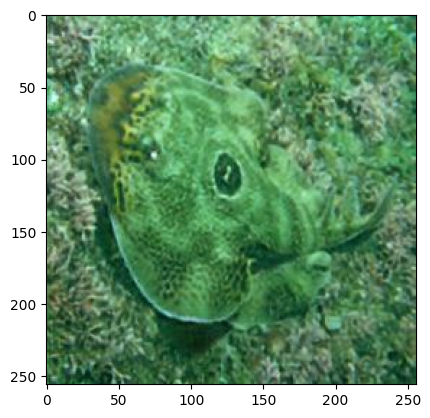
%> input picture images/raw/test1.png, 430 x 418 px; its folder holds only this picture in this run
$ octave example.m   (GNU Octave 9; MATLAB toolbox functions it lacks are replaced by stand-ins)
%> lines starting %> are read from the running program, lines starting %| are printed output that depends on the picture
### code/metrics/CCF/CCF.m
function [quality] = CCF(im)

%-------------CCF_colorfulness -----------------
    imColor = double(im);

    R = imColor(:,:,1);
    G = imColor(:,:,2);
    B = imColor(:,:,3);

    RR = log(R+0.00001) - mean2(log(R+0.00001));
    GG = log(G+0.00001) - mean2(log(G+0.00001));
    BB = log(B+0.00001) - mean2(log(B+0.00001));

    alpha = RR-GG;
    beta = 0.5*(RR+GG)-BB;
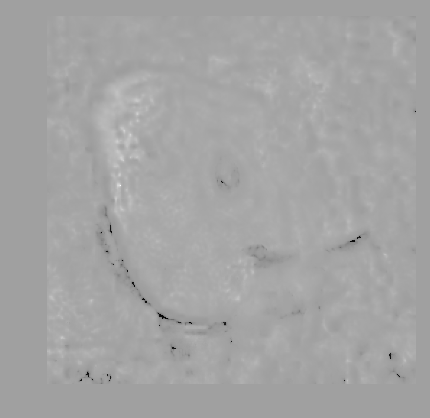
%> beta: size 418x430 double; min -4.86, max 2.66, mean 2e-13; drawn with min black and max white

    mu_alpha=mean(mean(alpha));
%> mu_alpha = -6.56e-13
    mu_beta=mean(mean(beta));
%> mu_beta = 2e-13
    var_alpha=var(var(alpha));
%> var_alpha = 0.0396
    var_beta=var(var(beta));
%> var_beta = 0.00208

    CCF_colorfulness=1000*((sqrt(var_alpha+var_beta)+0.3*sqrt(mu_alpha*mu_alpha+mu_beta*mu_beta))/85.59);
%> CCF_colorfulness = 2.39

%-------------CCF_contrast----------------------

    im1=rgb2gray(im);
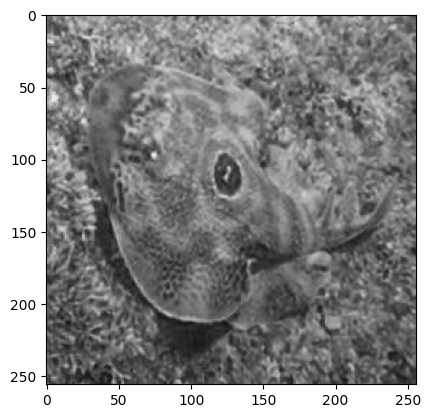
%> im1: size 418x430 double; min 0, max 1, mean 0.561
    CCF_contrast = CCFcontrast(im1);

%-------------CCF_FADE--------------------------

    CCF_FADE = FADE(im);

%------------ normalization ------------------

    CCF_colorfulness=mapminmax(CCF_colorfulness,1,10);
    CCF_contrast=mapminmax(CCF_contrast,1,10);
    CCF_FADE=10-mapminmax(CCF_FADE,1,10);

% ------------calculate image quality with coefficients---------------------

    c=[0.17593 0.61759 0.33988 ];
    quality = c(1)*(CCF_colorfulness) + c(2)*(CCF_contrast) + c(3)*(CCF_FADE)

end

### code/metrics/CCF/CCFcontrast.m

function [metric] = CCFcontrast(A)
T = 0.002;
A = double(A);
[m,n] = size(A);
%> m = 418; n = 430
rb = 64;
rc = 64;
count = 1;


for i=1:floor(m/rb)

    for j=1:floor(n/rc)

        row = rb*(i-1)+1:rb*i;
        col = rc*(j-1)+1:rc*j;
        A_temp = A(row,col);
        % check if block to be processed

        decision = get_edgeblocks_mod(A_temp,T);

        if (decision==1)
           contrast_JNB(count) = blkproc(A_temp,[rb rc],@get_contrast_block);%改为RMS计算方法
           count = count + 1;
        end

    end
end
%> after the loop, contrast_JNB = 36 values, max 0.324 at index 31, min 0.0775 at index 21, mean 0.153; count = 37

blockrow = floor(m/rb);
%> blockrow = 6
blockcol = floor(n/rc);
%> blockcol = 6
L = blockrow*blockcol;
%> L = 36
metric = (sum(contrast_JNB))/L;
%> metric = 0.153


%
% [10 lines left out: function get_edgeblocks_mod, not called in this run]

%
% [4 lines left out: function get_contrast_block, not called in this run]

### code/metrics/CCF/FADE.m
function [D, D_map] = FADE(I)
    % Input: a test image, I
    % Output: perceptual fog density D and fog density map D_map
    % Detail explanation:
    % L. K. Choi, J. You, and A. C. Bovik, "Referenceless Prediction of Perceptual Fog Density and Perceptual Image Defogging",
    % IEEE Transactions on Image Processing, to appear (2015).

    %% Basic setup
            ps                      = 8;                                            % patch size 8 x 8 pixels
        % Size of a test image for checking possilbe distinct patches
            [row ,col ,dim]           = size(I);
%> row = 418; col = 430; dim = 3
            patch_row_num           = floor(row/ps);
%> patch_row_num = 52
            patch_col_num           = floor(col/ps);
%> patch_col_num = 53
            I                       = I(1:patch_row_num*ps,1:patch_col_num*ps,1:3);
            [row, col ,dim]           = size(I);
%> row = 416; col = 424
            patch_row_num           = floor(row/ps);
            patch_col_num           = floor(col/ps);
            I                       = I(1:patch_row_num*ps,1:patch_col_num*ps,1:3);
        % RGB and gray channel
            R                       = double(I(:,:,1));                             % Red
%> R: size 416x424 double
            G                       = double(I(:,:,2));                             % Green
%> G: size 416x424 double
            B                       = double(I(:,:,3));                             % Blue
%> B: size 416x424 double
            Ig                      = double(rgb2gray(I));                          % Gray
        % Dark channel prior image: Id, pixel-wise, scaled to [0 1]
            Irn                     = R./255;
            Ign                     = G./255;
            Ibn                     = B./255;
            Id                      = min(min(Irn,Ign),Ibn);
        % HSV color space: saturation image: Is
            I_hsv                   = rgb2hsv(I);
%> I_hsv: size 416x424x3 double; mean H, S, V 0.273, 0.336, 0.616
            Is                      = I_hsv(:,:,2);
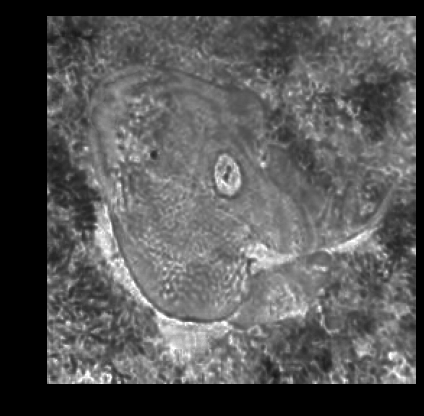
%> Is: size 416x424 double; min 0, max 1, mean 0.336
        % MSCN
            MSCN_window             = fspecial('gaussian',7,7/6);
            MSCN_window             = MSCN_window/sum(sum(MSCN_window));
            warning('off');
            mu                      = imfilter(Ig,MSCN_window,'replicate');
            mu_sq                   = mu.*mu;
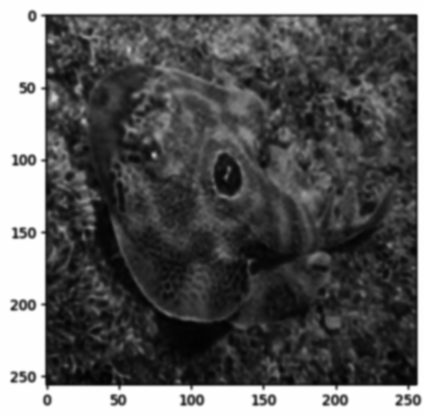
%> mu_sq: size 416x424 double; min 0.00879, max 1, mean 0.368
            sigma                   = sqrt(abs(imfilter(Ig.*Ig,MSCN_window,'replicate') - mu_sq));
            MSCN                    = (Ig-mu)./(sigma+1);
            cv                      = sigma./mu;
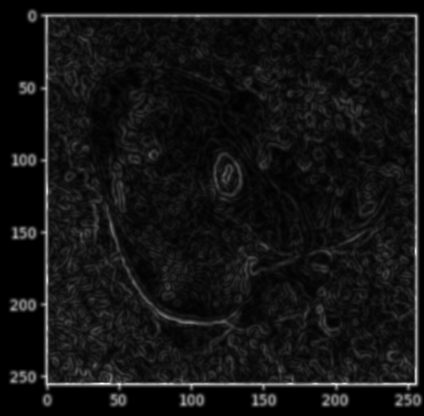
%> cv: size 416x424 double; min 1.49e-08, max 1.48, mean 0.116; drawn with min black and max white
        % rg and by channel
            rg                      = R-G;
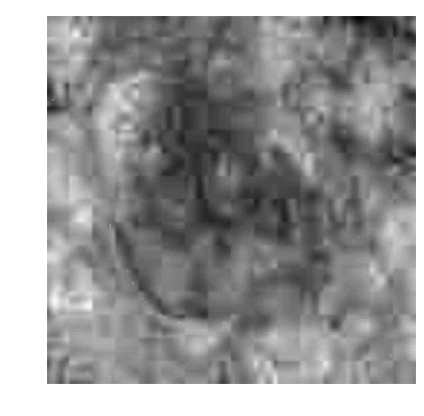
%> rg: size 416x424 double; min -0.4, max 0, mean -0.159; drawn with min black and max white
            by                      = 0.5*(R+G)-B;
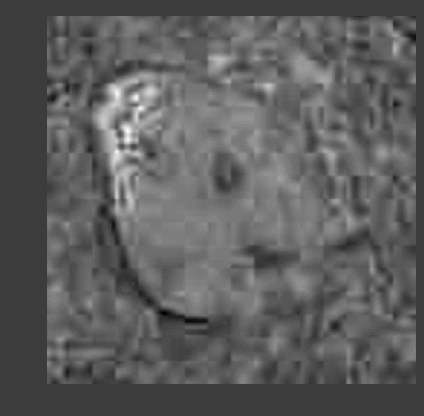
%> by: size 416x424 double; min -0.108, max 0.345, mean 0.0586; drawn with min black and max white

    %% Fog aware statistical feature extraction
        % f1
            MSCN_var                = reshape(var(im2col(MSCN, [ps ps], 'distinct')),[row col]/ps);
        % f2,f3
            MSCN_V_pair_col         = im2col((MSCN.*circshift(MSCN,[1 0])),[ps ps], 'distinct'); %vertical
            MSCN_V_pair_col_temp1   = MSCN_V_pair_col; MSCN_V_pair_col_temp1(MSCN_V_pair_col_temp1>0)=NaN;
            MSCN_V_pair_col_temp2   = MSCN_V_pair_col; MSCN_V_pair_col_temp2(MSCN_V_pair_col_temp2<0)=NaN;
            MSCN_V_pair_L_var       = reshape(var(MSCN_V_pair_col_temp1),[row col]/ps);
%> MSCN_V_pair_L_var: size 52x53 double; every value is NaN or infinite
            MSCN_V_pair_R_var       = reshape(var(MSCN_V_pair_col_temp2),[row col]/ps);
        % f4
            Mean_sigma              = reshape(mean(im2col(sigma, [ps ps], 'distinct')),[row col]/ps);
        % f5
            Mean_cv                 = reshape(mean(im2col(cv, [ps ps], 'distinct')),[row col]/ps);
        % f6, f7, f8
%> the run ends on the next line
            [CE_gray CE_by CE_rg]   = CE(I);
            Mean_CE_gray            = reshape(mean(im2col(CE_gray, [ps ps], 'distinct')),[row col]/ps);
            Mean_CE_by              = reshape(mean(im2col(CE_by, [ps ps], 'distinct')),[row col]/ps);
            Mean_CE_rg              = reshape(mean(im2col(CE_rg, [ps ps], 'distinct')),[row col]/ps);
        % f9
            IE_temp                 = num2cell(im2col(uint8(Ig), [ps ps], 'distinct'),1);
            IE                      = reshape(cellfun(@entropy,IE_temp),[row col]/ps);
        % f10
            Mean_Id                 = reshape(mean(im2col(Id, [ps ps], 'distinct')),[row col]/ps);
        % f11
            Mean_Is                 = reshape(mean(im2col(Is, [ps ps], 'distinct')),[row col]/ps);
        % f12
            CF                      = reshape(sqrt(std(im2col(rg, [ps ps], 'distinct')).^2 + std(im2col(by, [ps ps], 'distinct')).^2) + 0.3* sqrt(mean(im2col(rg, [ps ps], 'distinct')).^2 + mean(im2col(by, [ps ps], 'distinct')).^2),[row col]/ps);
        feat                        = [MSCN_var(:) MSCN_V_pair_R_var(:) MSCN_V_pair_L_var(:) Mean_sigma(:) Mean_cv(:) Mean_CE_gray(:) Mean_CE_by(:) Mean_CE_rg(:) IE(:) Mean_Id(:) Mean_Is(:) CF(:)];
        feat                        = log(1 + feat);

    %% MVG model distance
        %Df (foggy level distance) for each patch
        % load natural fogfree image features (mu, cov)
            load('natural_fogfree_image_features_ps8.mat');
        % test param for each patch
            mu_fog_param_patch      = feat;
            cov_fog_param_patch     = transpose(var(transpose(feat)));
        % Distance calculation - includes intermediate steps
            feature_size            = size(feat,2);
            mu_matrix               = repmat(mu_fogfreeparam, [size(feat,1),1]) - mu_fog_param_patch;
            cov_temp1               = [];
            cov_temp1(cumsum(feature_size.*ones(1,length(cov_fog_param_patch))))=1;
            cov_temp2               = cov_fog_param_patch(cumsum(cov_temp1)-cov_temp1+1,:);
            cov_temp3               = repmat(cov_temp2, [1,feature_size]);
            cov_temp4               = repmat(cov_fogfreeparam,[length(cov_fog_param_patch),1]);
            cov_matrix              = (cov_temp3 + cov_temp4)/2;
        % cell computation
            mu_cell                 = num2cell(mu_matrix,2);
            cov_cell                = mat2cell(cov_matrix, feature_size*ones(1, size(mu_matrix,1)),feature_size);
            mu_transpose_cell       = num2cell(mu_matrix',1);
        % foggy level computation
            distance_patch          = sqrt(cell2mat(cellfun(@mtimes,cellfun(@mrdivide,mu_cell,cov_cell, 'UniformOutput',0),mu_transpose_cell', 'UniformOutput',0)));
            Df                      = mean(distance_patch);   % Mean_distance_patch
            Df_map                  = reshape(distance_patch,[row,col]/ps);
            clear mu_matrix cov_matrix mu_cell cov_cell mu_transpose_cell distance_patch

        %Dff
        % load natural foggy image features (mu, cov)
            load('natural_foggy_image_features_ps8.mat');
        % calculation of distance - includes intermediate steps
            mu_matrix               = repmat(mu_foggyparam,  [size(feat,1),1]) - mu_fog_param_patch;
            cov_temp5               = repmat(cov_foggyparam,[length(cov_fog_param_patch),1]);
            cov_matrix              = (cov_temp3 + cov_temp5)/2;
        % cell computation
            mu_cell                 = num2cell(mu_matrix,2);
            cov_cell                = mat2cell(cov_matrix, feature_size*ones(1, size(mu_matrix,1)),feature_size);
            mu_transpose_cell       = num2cell(mu_matrix',1);
        % fog-free level computation
            distance_patch          = sqrt(cell2mat(cellfun(@mtimes,cellfun(@mrdivide,mu_cell,cov_cell, 'UniformOutput',0),mu_transpose_cell', 'UniformOutput',0)));
            Dff                     = mean(distance_patch);   % Mean_distance_patch
            Dff_map                 = reshape(distance_patch,[row,col]/ps);
            clear mu_matrix cov_matrix mu_cell cov_cell mu_transpose_cell
    %% Perceptual fog density and density map
        D                           = Df/(Dff+1);
        D_map                       = Df_map./(Dff_map+1);
end

### code/metrics/CCF/example.m
folder=dir("D:\MSc Books\Sem 4\Project\underwater_image_enhancement\images\raw");
files={folder.name};
files=files(3:end);
for file=files
    im = im2double(imread(strcat("D:\MSc Books\Sem 4\Project\underwater_image_enhancement\images\raw\",file)));
    quality = CCF(im);

$ run again, on images/raw/test13.png
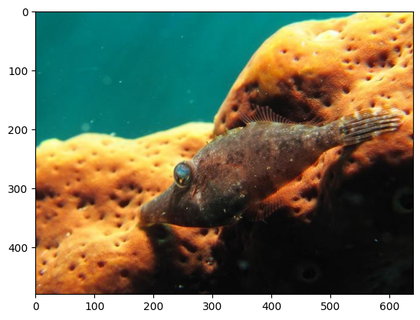
%> input picture images/raw/test13.png, 420 x 320 px, shrunk from 548 x 418 before the run
%> mu_alpha = -8.59e-13
%> mu_beta = -3.48e-13
%> var_alpha = 43.52
%> var_beta = 4
%> CCF_colorfulness = 80.54
%> in CCF, `im1=rgb2gray(im);`:
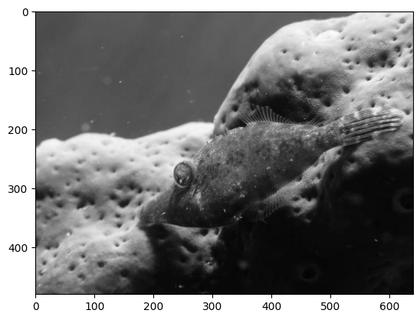
%> im1: size 320x420 double; min 0, max 1, mean 0.48
%> after the loop in CCFcontrast, `for i=1:floor(m/rb)`: contrast_JNB = 30 values, max 0.46 at index 29, min 0.0151 at index 24, mean 0.233; count = 31
%> metric = 0.233
%> I_hsv: size 320x416x3 double; mean H, S, V 0.156, 0.472, 0.577
%> in FADE, `by                      = 0.5*(R+G)-B;`:
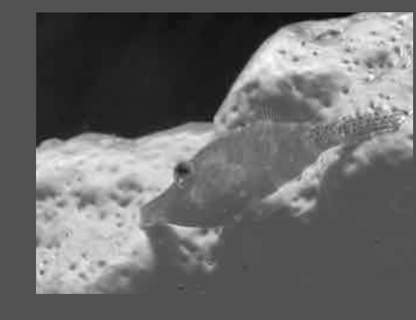
%> by: size 320x416 double; min -0.343, max 0.712, mean 0.0948; drawn with min black and max white
%> MSCN_V_pair_L_var: size 40x52 double; every value is NaN or infinite

$ run again, on images/raw/test14.png
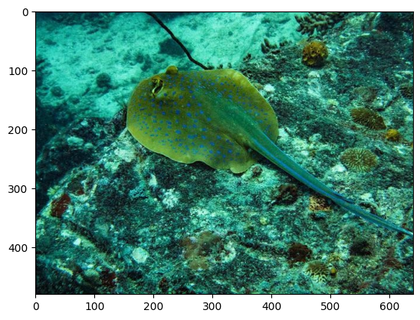
%> input picture images/raw/test14.png, 420 x 320 px, shrunk from 548 x 418 before the run
%> mu_alpha = -7.17e-13
%> mu_beta = -5.14e-13
%> var_alpha = 1.42
%> var_beta = 0.123
%> CCF_colorfulness = 14.5
%> in CCF, `im1=rgb2gray(im);`:
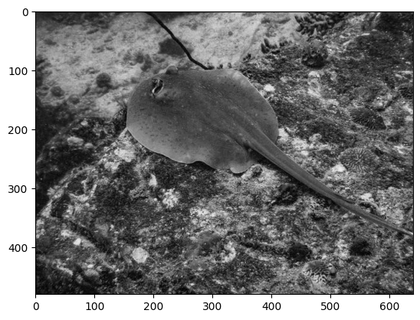
%> im1: size 320x420 double; min 0, max 1, mean 0.477
%> after the loop in CCFcontrast, `for i=1:floor(m/rb)`: contrast_JNB = 30 values, max 0.414 at index 13, min 0.106 at index 10, mean 0.238; count = 31
%> metric = 0.238
%> I_hsv: size 320x416x3 double; mean H, S, V 0.356, 0.523, 0.548
%> in FADE, `by                      = 0.5*(R+G)-B;`:
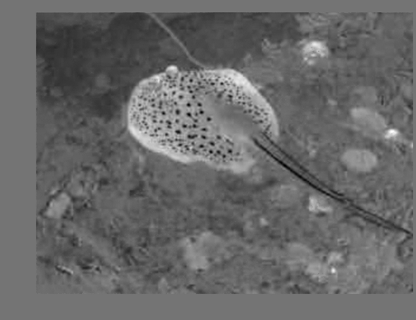
%> by: size 320x416 double; min -0.425, max 0.508, mean -0.044; drawn with min black and max white
%> MSCN_V_pair_L_var: size 40x52 double; every value is NaN or infinite

$ run again, on images/raw/test15.png
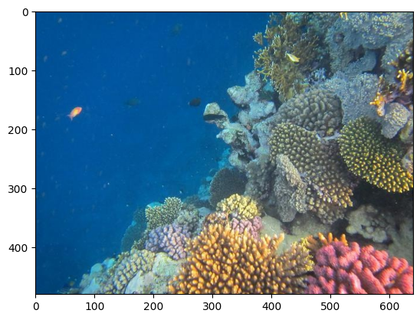
%> input picture images/raw/test15.png, 420 x 320 px, shrunk from 548 x 418 before the run
%> mu_alpha = -1.52e-12
%> mu_beta = -6.74e-13
%> var_alpha = 38.34
%> var_beta = 3.56
%> CCF_colorfulness = 75.63
%> after the loop in CCFcontrast, `for i=1:floor(m/rb)`: contrast_JNB = 30 values, max 0.38 at index 19, min 0.00756 at index 9, mean 0.204; count = 31
%> metric = 0.204
%> I_hsv: size 320x416x3 double; mean H, S, V 0.391, 0.464, 0.631
%> in FADE, `by                      = 0.5*(R+G)-B;`:
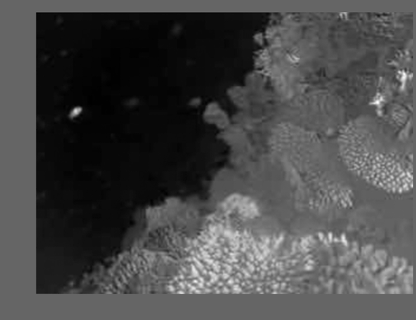
%> by: size 320x416 double; min -0.471, max 0.71, mean -0.132; drawn with min black and max white
%> MSCN_V_pair_L_var: size 40x52 double; every value is NaN or infinite
